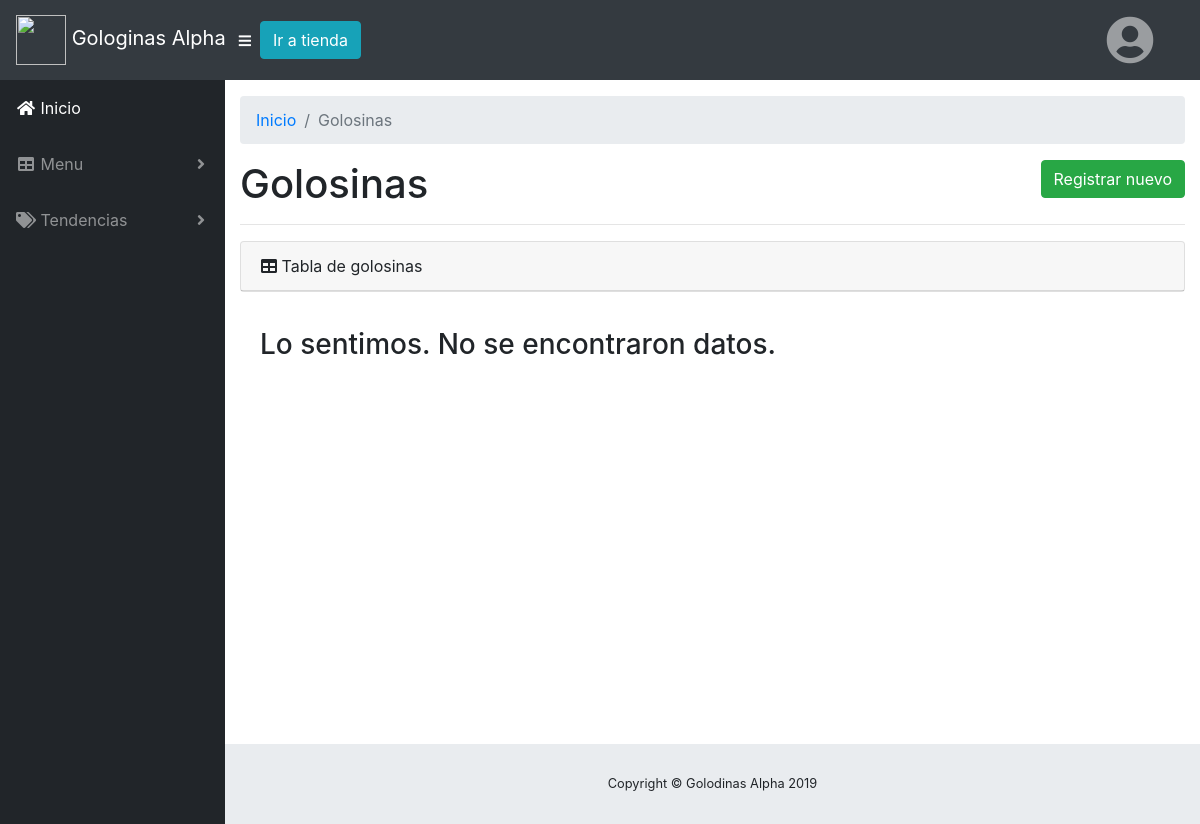
/admin/golosinas.php (signed in), run on an earlier commit of the app's database.
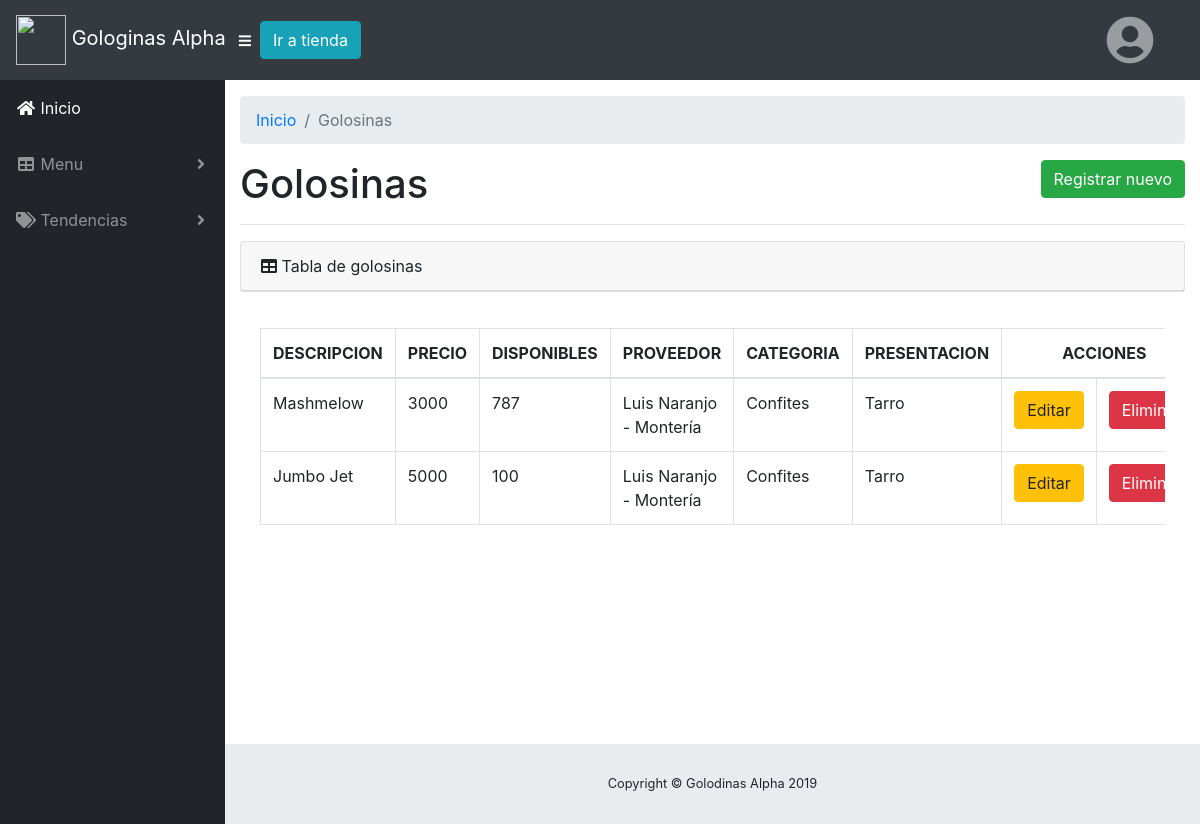
And on a later commit of the database.
### tables this page shows
CREATE TABLE `GOLOSINA` (
  `GO_ID` bigint(20) UNSIGNED NOT NULL COMMENT 'PK - Identificador unico',
  `GO_DESC` varchar(250) NOT NULL COMMENT 'Descripción de la golosina ',
  `GO_PRECIO` double NOT NULL COMMENT 'Precio de la unidad',
  `GO_STOCK` int(11) NOT NULL COMMENT 'Cantidad en existencia ',
  `GO_GOPR_ID` bigint(20) UNSIGNED NOT NULL COMMENT 'FK - Id del proveedor de la golosina',
  `GO_GOCA_ID` bigint(20) UNSIGNED NOT NULL COMMENT 'FK - Id de la categoría a la que pertenece la golosina',
  `GO_GOPRE_ID` bigint(20) UNSIGNED NOT NULL COMMENT 'FK - Id de la presentación de la golosina'
);

CREATE TABLE `GO_CATEGORIAS` (
  `GOCA_ID` bigint(20) UNSIGNED NOT NULL COMMENT 'PK - Identificador unico',
  `GOCA_DESC` varchar(250) NOT NULL COMMENT 'Descripción de la categoría'
);

CREATE TABLE `GO_PRESENTACIONES` (
  `GOPRE_ID` bigint(20) UNSIGNED NOT NULL COMMENT 'PK - Identificador único',
  `GOPRE_DESC` varchar(250) NOT NULL COMMENT 'Descripción de la presentación '
);

### admin/golosinas.php (the view, shortened to what this page needs)
<?php
  require_once "../includes/db/database.php";
  $db = new Conexion();
?>
<!DOCTYPE html>
<html lang="en">
<head>
  <link href="../librerias/fontawesome-free/css/all.min.css" rel="stylesheet" type="text/css">
  <link href="css/sb-admin.css" rel="stylesheet">
</head>
<body id="page-top">
    <?php
      require_once '../includes/navigation.php'
    ?>
    <div id="wrapper">
    <?php
      require_once '../includes/sidebar.php'
    ?>
    <div id="content-wrapper">
      <div class="container-fluid">
        <ol class="breadcrumb">
          <li class="breadcrumb-item">
            <a href="index.php">Inicio</a>
          </li>
          <li class="breadcrumb-item active">Golosinas</li>
        </ol>
        <h1 class="d-inline">Golosinas</h1> <a href="golosina/create.php" class="btn btn-success float-lg-right d-inline">Registrar nuevo</a>
        <hr>
        <div class="card mb-3">
          <div class="card-header">
            <i class="fas fa-table"></i>
            Tabla de golosinas
            </div>
          </div>
          <div class="card-body">
            <div class="table-responsive">
            <?php
                if ($db->conectar()) {
                  $golosinas = $db->readGolosinas();
                  if ($golosinas != null) {
            ?>
              <table class="table table-bordered" id="dataTable" width="100%" cellspacing="0">
                <thead>
                  <tr>
                    <th>DESCRIPCION</th>
                    <th>PRECIO</th>
                    <th>DISPONIBLES</th>
                    <th>PROVEEDOR</th>
                    <th>CATEGORIA</th>
                    <th>PRESENTACION</th>
                    <th colspan="2" class="text-center">ACCIONES</th>
                  </tr>
                </thead>
                <tbody>
                <?php foreach ($golosinas as $golosina) {?>
                  <tr>
                    <td> <?php echo $golosina['DESC'] ?> </td>
                    <td> <?php echo $golosina['PRECIO'] ?> </td>
                    <td> <?php echo $golosina['STOCK'] ?> </td>
                    <td> <?php echo $golosina['PROVEEDOR'] ?> </td>
                    <td> <?php echo $golosina['CATEGORIA'] ?> </td>
                    <td> <?php echo $golosina['PRESENTACION'] ?> </td>
                    <td class="text-center">
                      <a class="btn btn-warning" href="golosina/update.php?id=<?php echo $golosina['ID'] ?>">Editar</a>
                    </td>
                    <td class="text-center">
                      <a class="btn btn-danger" href="golosina/delete.php?id=<?php echo $golosina['ID'] ?>">Eliminar</a>
                    </td>
                  </tr>
                  <?php } ?>
                <?php } ?>
                </tbody>
              </table>
                <?php
                    }else {
                      echo "No se pudo conectar a la base de datos";
                    }
                ?>
            </div>
          </div>
        </div>
      </div>
      <?php
        require_once '../includes/footer.php'
      ?>
    </div>
</body>
</html>

### includes/navigation.php (shortened to what this page needs)
<nav class="navbar navbar-expand navbar-dark bg-dark static-top">
  <a class="navbar-brand mr-1" href="index.php">
    <img src="../includes/logo_tienda.jpg" width="50px" height="50px" alt="">
    Gologinas Alpha
  </a>
  <button class="btn btn-link btn-sm text-white order-1 order-sm-0" id="sidebarToggle" href="#">
    <i class="fas fa-bars"></i>
  </button>
  <a href="../tienda" class="btn btn-info text-break">
    <span></span>Ir a tienda
  </a>
  <ul class="navbar-nav ml-auto mr-0 mr-md-3">
    <li class="nav-item dropdown no-arrow">
      <a class="nav-link dropdown-toggle" href="#" id="userDropdown" role="button" data-toggle="dropdown"
        aria-haspopup="true" aria-expanded="false">
        <i class="fas fa-3x fa-user-circle fa-fw"></i>
      </a>
    </li>
  </ul>
</nav>

### includes/sidebar.php (shortened to what this page needs)
<ul class="sidebar navbar-nav">
  <li class="nav-item active">
    <a class="nav-link" href="index.php">
      <i class="fas fa-fw fa-home"></i>
      <span>Inicio</span>
    </a>
  </li>
  <li class="nav-item dropdown">
    <a class="nav-link dropdown-toggle" href="#" id="pagesDropdown" role="button" data-toggle="dropdown"
      aria-haspopup="true" aria-expanded="false">
      <i class="fas fa-fw fa-table"></i>
      <span>Menu</span>
    </a>
  </li>
  <li class="nav-item dropdown">
    <a class="nav-link dropdown-toggle" href="#" id="pagesDropdown" role="button" data-toggle="dropdown"
      aria-haspopup="true" aria-expanded="false">
      <i class="fas fa-fw fa-tags"></i>
      <span>Tendencias</span>
    </a>
  </li>
</ul>

### includes/db/database.php (shortened to what this page needs)
<?php
class Conexion
{
    protected $conex;
    public function conectar()
    {
        $this->conex = new mysqli(HOST, USER, PASS, DBNAME);
        if ($result = $this->conex->query("SELECT DATABASE()")) {
            $row = $result->fetch_row();
            $result->close();
        }
        return true;
    }
    public function readGolosinas()
    {
        $sql = 'SELECT
                    GO.GO_ID AS "ID",
                    GO.GO_DESC AS "DESC",
                    GO.GO_PRECIO AS "PRECIO",
                    GO.GO_STOCK AS "STOCK",
                    CONCAT( GOPR.PR_NOMBRE, " - ", GOPR.PR_SUCURSAL) AS "PROVEEDOR",
                    GOPRE.GOPRE_DESC AS "PRESENTACION",
                    GOCA.GOCA_DESC AS "CATEGORIA"
                FROM
                    GOLOSINA GO
                    INNER JOIN GO_PROVEEDOR GOPR ON GO.GO_GOPR_ID = GOPR.PR_ID
                    INNER JOIN GO_CATEGORIAS GOCA ON GO.GO_GOCA_ID = GOCA.GOCA_ID
                    INNER JOIN GO_PRESENTACIONES GOPRE ON GO.GO_GOPRE_ID = GOPRE.GOPRE_ID';
        if (!$resultado = $this->conex->query($sql)) {
            echo "Lo sentimos, este sitio web está experimentando problemas.";
            exit;
        }
        if ($resultado->num_rows != 0) {
            $golosinas = array();
            while ($golosina = $resultado->fetch_array(MYSQLI_ASSOC)) {
                array_push($golosinas, $golosina);
            }
            return $golosinas;
        } else {
            echo '<h3 class="text-secundary">Lo sentimos. No se encontraron datos.</h3>';
        }
    }
}

### includes/footer.php (shortened to what this page needs)
<footer class="sticky-footer">
  <div class="container my-auto">
    <div class="copyright text-center my-auto">
      <span>Copyright © Golodinas Alpha 2019</span>
    </div>
  </div>
</footer>

What changed in the data, as far as the page shows it:
added golosina: GO_DESC "Mashmelow", GO_PRECIO "3000", GO_STOCK "787", PROVEEDOR "Luis Naranjo - Montería", GO_GOCA_ID.GOCA_DESC "Confites", GO_GOPRE_ID.GOPRE_DESC "Tarro"
added golosina: GO_DESC "Jumbo Jet", GO_PRECIO "5000", GO_STOCK "100", PROVEEDOR "Luis Naranjo - Montería", GO_GOCA_ID.GOCA_DESC "Confites", GO_GOPRE_ID.GOPRE_DESC "Tarro"
Also different on the page:
text no longer shown: "Lo sentimos. No se encontraron datos."
text now shown: "DESCRIPCION PRECIO DISPONIBLES PROVEEDOR CATEGORIA PRESENTACION ACCIONES"
